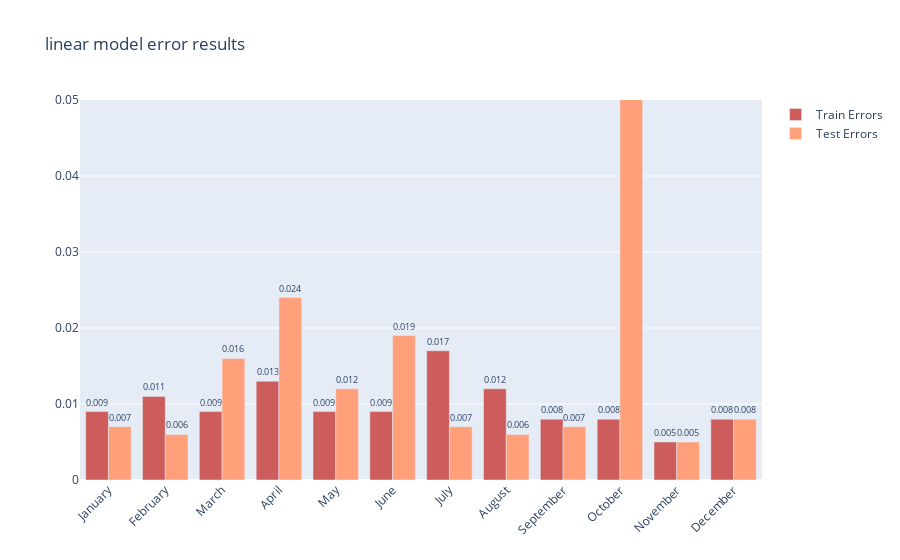

Write notebook code for a chart like this one.
### Code cell
plot_resulst(train_errors,test_errors,"linear")

### Figure 1 — Plotly figure (JSON) as saved in the notebook; plotly's stock layout.template omitted (floating-point values rounded to 4 significant figures)
{"data": [{"marker": {"color": "indianred"}, "name": "Train Errors", "text": [0.009, 0.011, 0.009, 0.013, 0.009, 0.009, 0.017, 0.012, 0.008, 0.008, 0.005, 0.008], "textposition": "outside", "type": "bar", "x": ["January", "February", "March", "April", "May", "June", "July", "August", "September", "October", "November", "December"], "y": [0.009, 0.011, 0.009, 0.013, 0.009, 0.009, 0.017, 0.012, 0.008, 0.008, 0.005, 0.008]}, {"marker": {"color": "lightsalmon"}, "name": "Test Errors", "text": [0.007, 0.006, 0.016, 0.024, 0.012, 0.019, 0.007, 0.006, 0.007, 0.059, 0.005, 0.008], "textposition": "outside", "type": "bar", "x": ["January", "February", "March", "April", "May", "June", "July", "August", "September", "October", "November", "December"], "y": [0.007, 0.006, 0.016, 0.024, 0.012, 0.019, 0.007, 0.006, 0.007, 0.059, 0.005, 0.008]}], "layout": {"barmode": "group", "title": {"text": "linear model error results"}, "xaxis": {"tickangle": -45}, "yaxis": {"range": [0, 0.05]}}}
